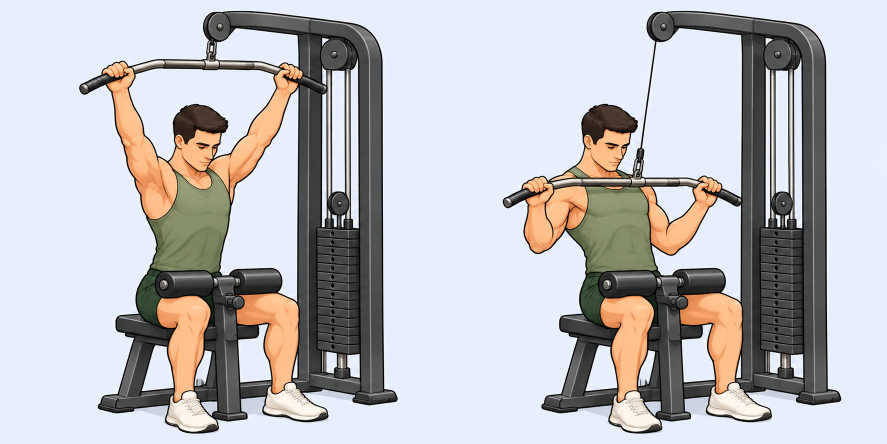
#> input picture assets/catalog-motion-batch1/lat-pulldown.png, 1774 x 887 px (shown at 1/2 size); its folder holds 4 pictures in this run
$ python export-catalog-batch1.py
#> lines starting #> are read from the running program, lines starting #| are printed output that depends on the picture
"""Export the five shared catalog animation pairs, preserving square framing."""
from pathlib import Path
from PIL import Image

ROOT = Path(__file__).resolve().parent.parent
NAMES = ('lat-pulldown', 'alternating-curl', 'reverse-fly', 'hammer-curl', 'machine-triceps')
for name in NAMES:
    sheet = Image.open(ROOT / 'assets/catalog-motion-batch1' / f'{name}.png').convert('RGB')
#> sheet is the input picture: PIL image 1774x887 RGB; mean R, G, B 189, 188, 192.2
    half = sheet.width // 2
#> half = 887
    assert sheet.width == sheet.height * 2
    for position in (1, 2):
        frame = sheet.crop(((position - 1) * half, 0, position * half, half))
        frame.resize((800, 800), Image.Resampling.LANCZOS).save(
            ROOT / 'public/images/motion' / f'{name}-{position}.webp', quality=88, method=6)
#> this loop made 2 passes
#> pass 1, `frame = sheet.crop(((position - 1) * half, 0, position * half, half))`:
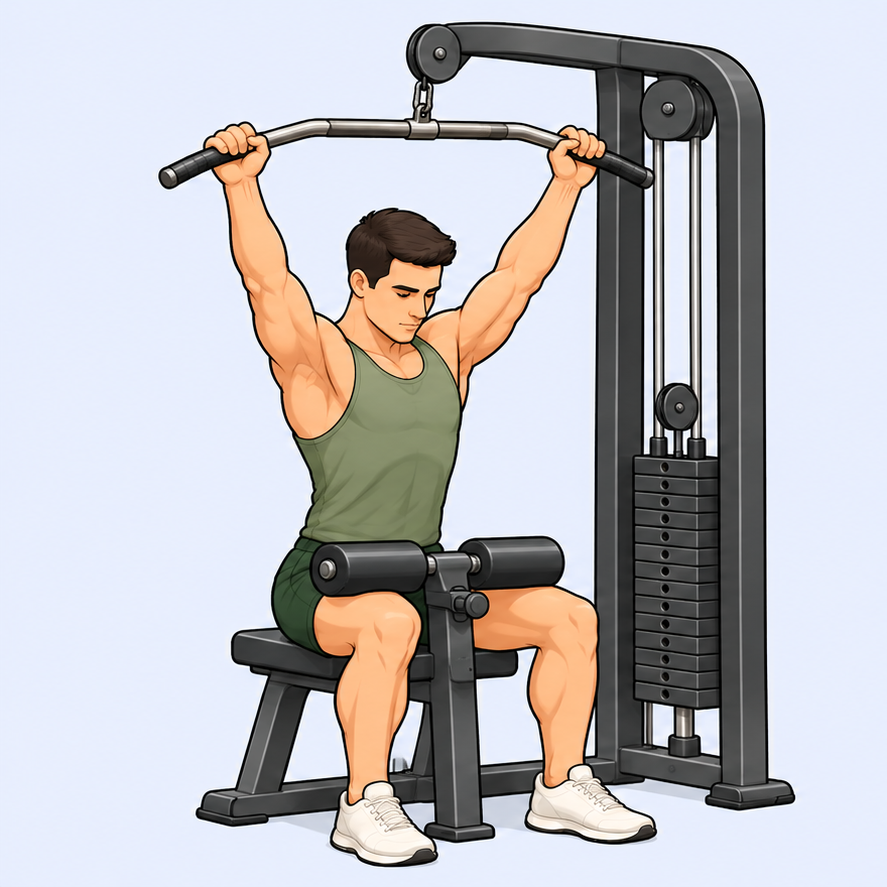
#> frame: PIL image 887x887 RGB; mean R, G, B 189.1, 187.8, 191.6
#> pass 1, `frame.resize((800, 800), Image.Resampling.LANCZOS).save( ROOT / 'publi..`:
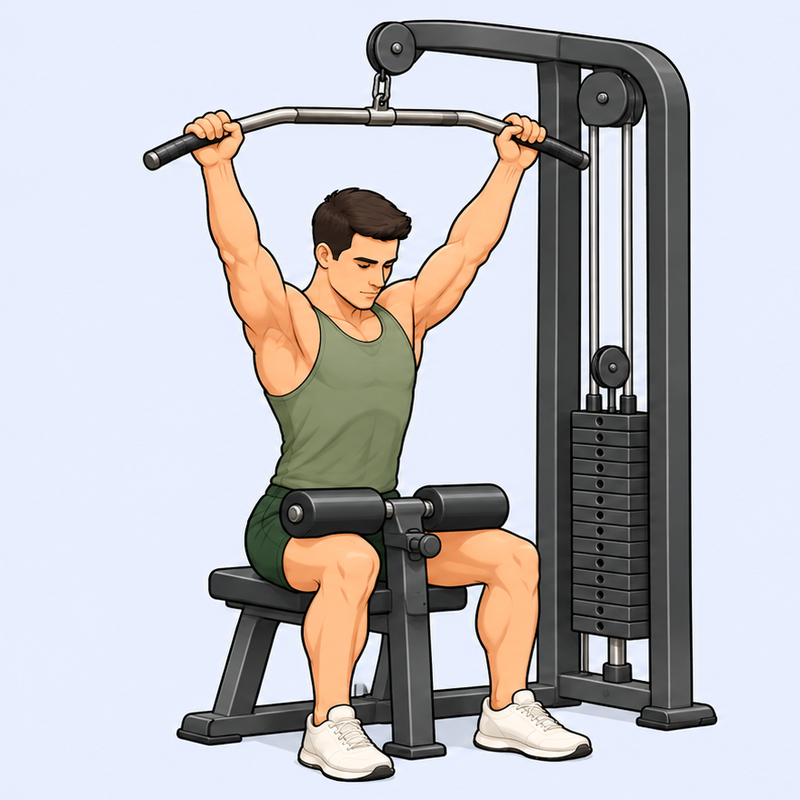
#> saved as lat-pulldown-1.webp: PIL image 800x800 RGB; mean R, G, B 189.1, 187.8, 191.6
#> pass 2, `frame = sheet.crop(((position - 1) * half, 0, position * half, half))`:
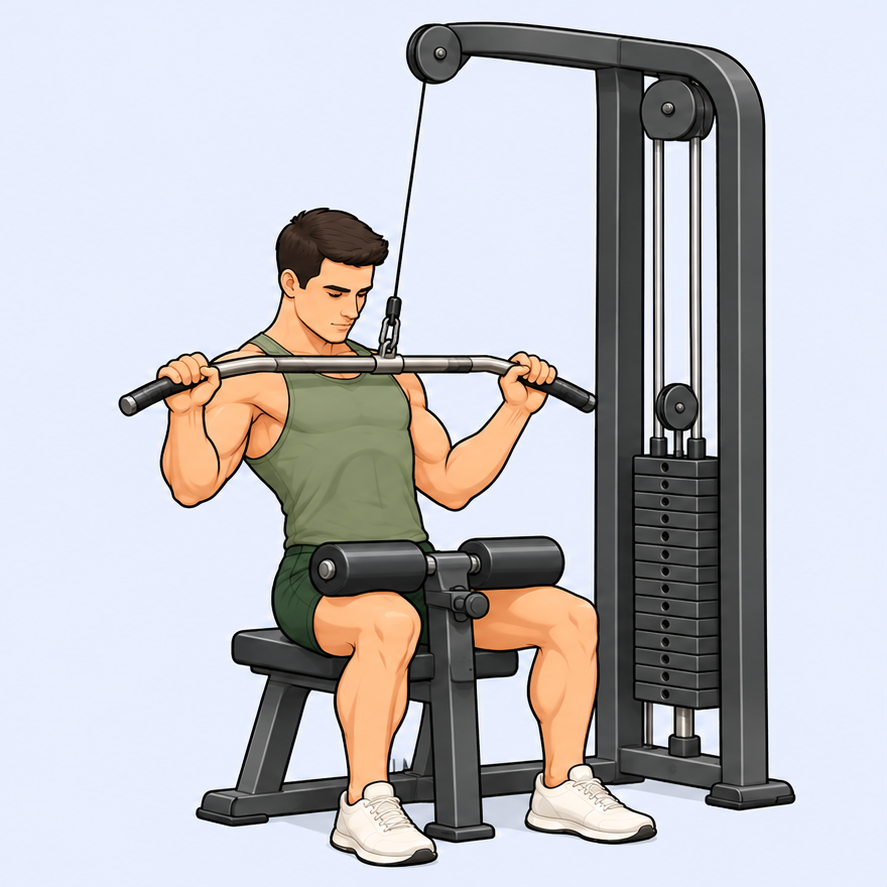
#> frame: PIL image 887x887 RGB; mean R, G, B 188.9, 188.3, 192.8
#> pass 2, `frame.resize((800, 800), Image.Resampling.LANCZOS).save( ROOT / 'publi..`:
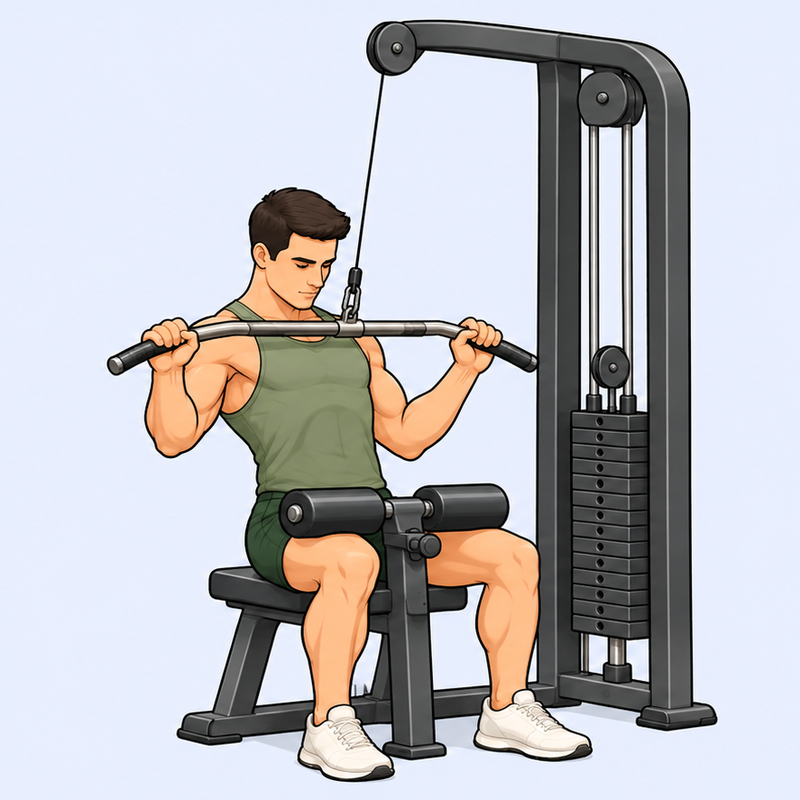
#> saved as lat-pulldown-2.webp: PIL image 800x800 RGB; mean R, G, B 188.9, 188.3, 192.8
    print(f'{name}: exported both frames')
#> pass 2 of the loop `for name in NAMES:`:
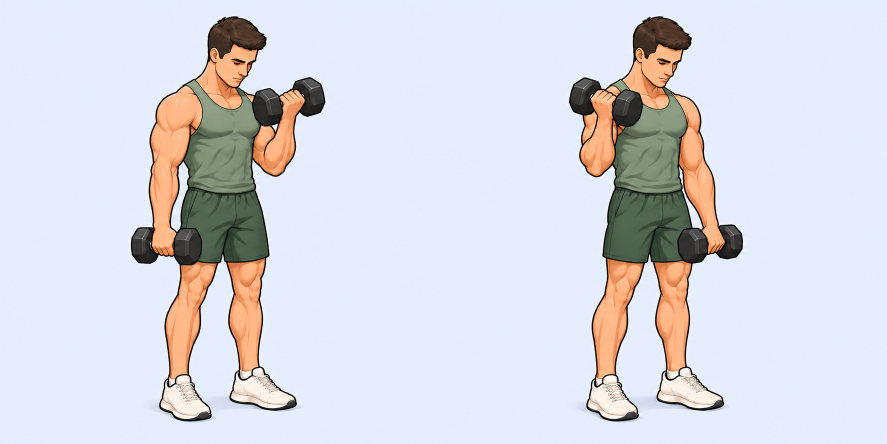
#> input picture assets/catalog-motion-batch1/alternating-curl.png, 1774 x 887 px (shown at 1/2 size)
#> sheet is the input picture: PIL image 1774x887 RGB; mean R, G, B 216.2, 217.8, 225.7
#> the loop `for position in (1, 2):` made 2 passes
#> pass 1, `frame = sheet.crop(((position - 1) * half, 0, position * half, half))`:
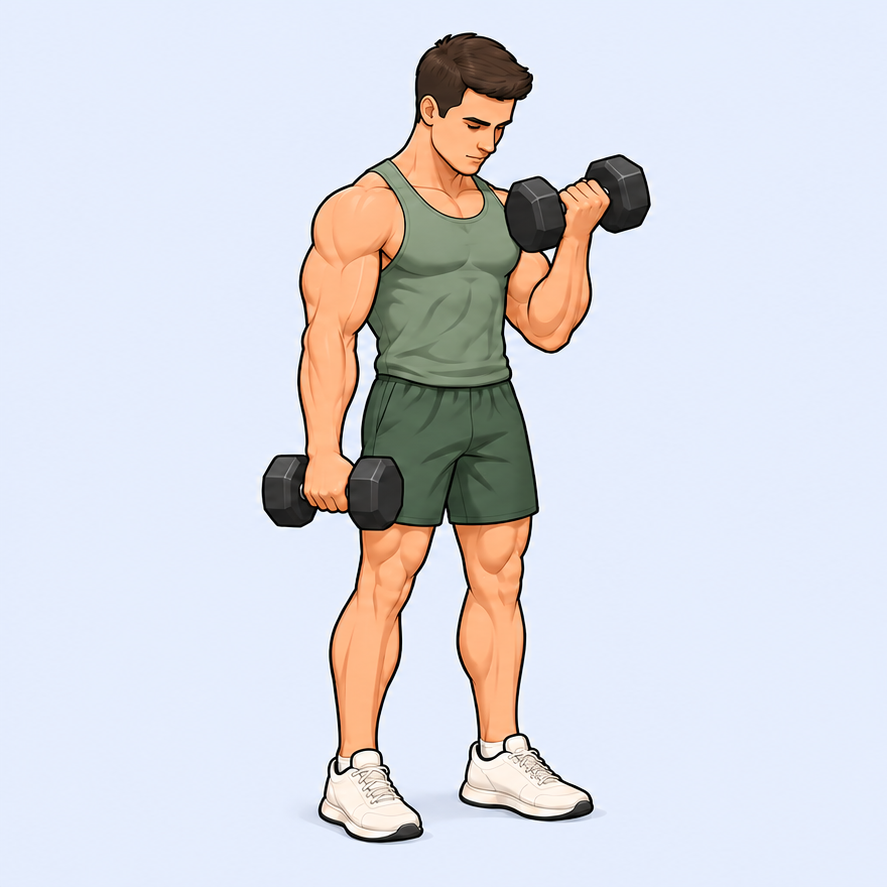
#> frame: PIL image 887x887 RGB; mean R, G, B 216.2, 217.4, 225.1
#> pass 2, `frame.resize((800, 800), Image.Resampling.LANCZOS).save( ROOT / 'publi..`:
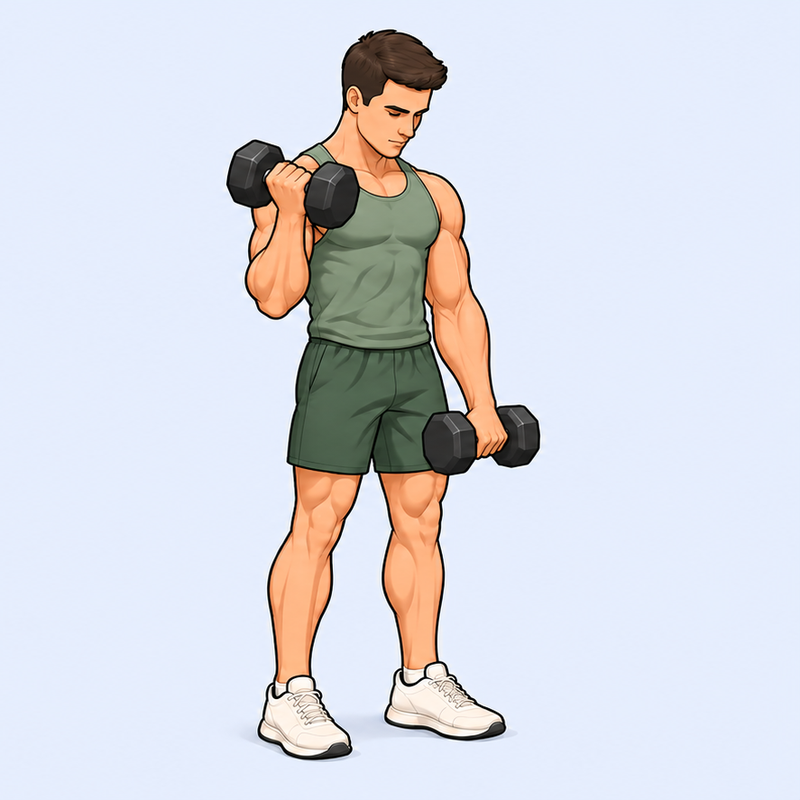
#> saved as alternating-curl-2.webp: PIL image 800x800 RGB; mean R, G, B 216.3, 218.1, 226.4
#> (the run stopped early here; a loop or call above may not have finished)
